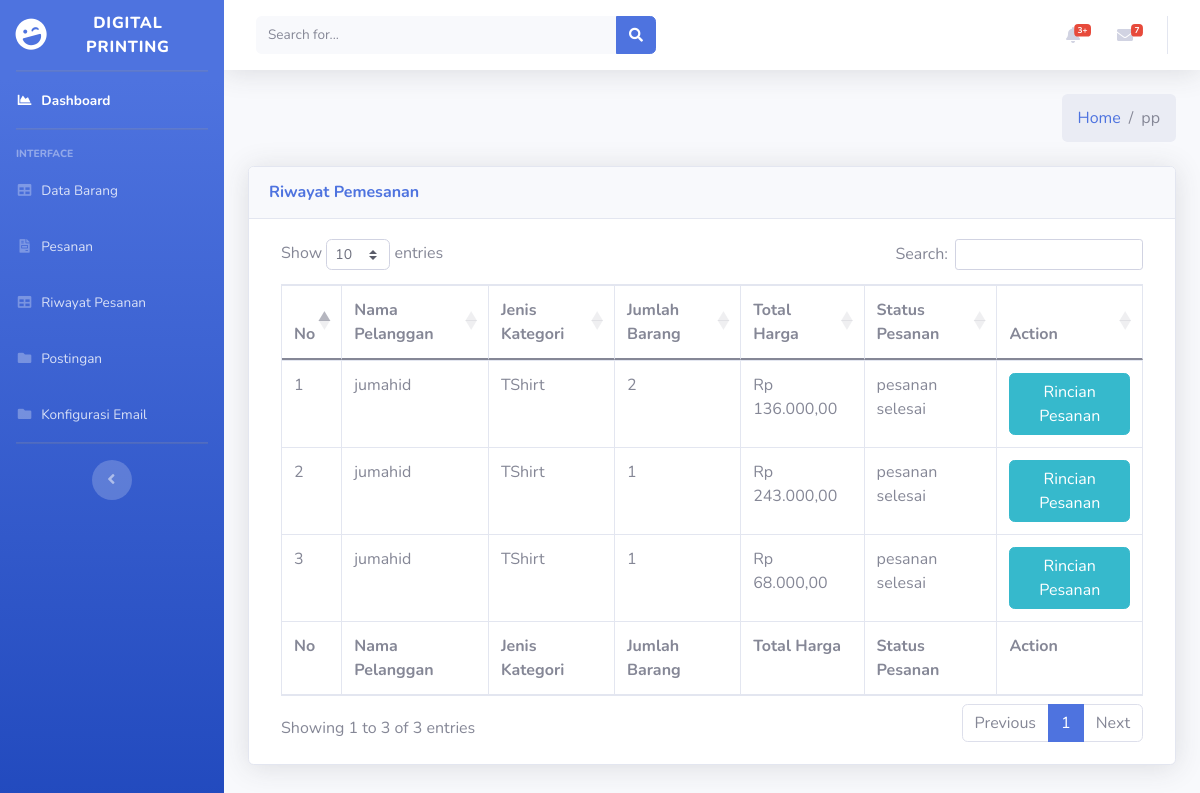
The app's page /index.php/admin/HistoriPesanan with its own data.
### tables this page shows
CREATE TABLE `pemesanan` (
  `id_pesanan` int(11) NOT NULL,
  `id_barang` int(11) NOT NULL,
  `id_kategori` int(11) NOT NULL,
  `ukuran_s` int(11) NOT NULL,
  `ukuran_m` int(11) NOT NULL,
  `ukuran_l` int(11) NOT NULL,
  `ukuran_xl` int(11) NOT NULL,
  `ukuran_xxl` int(11) NOT NULL,
  `ukuran_3xl` int(11) NOT NULL,
  `jumlah_barang` int(11) NOT NULL,
  `harga_paket` int(11) NOT NULL,
  `total_harga` int(250) NOT NULL,
  `status_pesanan` varchar(250) NOT NULL,
  `tanggal_checkout` date DEFAULT NULL,
  `desain_produk` varchar(250) NOT NULL,
  `id_user` int(11) NOT NULL,
  `id_bayar` int(11) DEFAULT NULL
);

CREATE TABLE `user` (
  `id_user` int(11) NOT NULL,
  `role_id` int(11) DEFAULT NULL,
  `fullname` varchar(255) DEFAULT NULL,
  `phonenumber` varchar(25) DEFAULT NULL,
  `username` varchar(255) NOT NULL,
  `email` varchar(255) NOT NULL,
  `password` varchar(255) NOT NULL,
  `alamat` varchar(255) NOT NULL,
  `created_at` varchar(255) NOT NULL,
  `status` int(11) NOT NULL
);

CREATE TABLE `kategori` (
  `id_kategori` int(11) NOT NULL,
  `nama_kategori` varchar(250) NOT NULL,
  `gambar_kategori` varchar(250) NOT NULL,
  `list_paket` varchar(250) NOT NULL,
  `mulai_harga` varchar(250) DEFAULT '0',
  `deskripsi` text
);

### application/controllers/Admin.php (called while the page is built, shortened)
<?php
class Admin extends CI_Controller
{
    public function __construct()
    {
        $this->load->model('Admin_model');
    }
    public function HistoriPesanan()
    {
        $data['title'] = 'Riwayat Pesanan';
        $data['admindata'] = $this->Admin_model->getAdmin();
        $data['pesanan'] = $this->Admin_model->getAllPesananHistory();
        $this->load->view('templates/header', $data);
        $this->load->view('templates/sidebar', $data);
        $this->load->view('admin/historiPesanan', $data);
        $this->load->view('templates/footer', $data);
    }
}

### index.php (called while the page is built, shortened)
<?php
require_once BASEPATH.'core/CodeIgniter.php';

### application/models/Admin_model.php (called while the page is built, shortened)
<?php
class Admin_model extends CI_model
{
    public function getAllPesananHistory()
    {
        $this->db->select('pemesanan.*,user.username,kategori.nama_kategori,pembayaran.nama_pemesan,pembayaran.jenis_bayar,pembayaran.bukti_bayar,pembayaran.bukti_dp, SUM(jumlah_barang) jmlBarang,SUM(total_bayar) total_bayar');
        $this->db->from('pembayaran');
        $this->db->join('pemesanan', 'pembayaran.id_bayar = pemesanan.id_bayar');
        $this->db->join('kategori', 'pemesanan.id_kategori = kategori.id_kategori');
        $this->db->join('user', 'user.id_user = pemesanan.id_user');
        $this->db->where('pemesanan.id_bayar !=', 0);
        $this->db->group_by('pemesanan.id_pesanan');
        return $this->db->get()->result_array();
    }
}

### application/views/admin/historiPesanan.php (the view, shortened to what this page needs)
<div class="content-wrapper">
    <div class="content-header">
        <div class="container-fluid">
            <div class="row mb-2">
                <div class="col-sm-6">
                </div>
                <div class="col-sm-6">
                    <ol class="breadcrumb float-sm-right">
                        <li class="breadcrumb-item"><a href="<?php echo base_url(
                            'Barang/index/'
                        ); ?>">Home</a></li>
                        <li class="breadcrumb-item active">pp</li>
                    </ol>
                </div>
            </div>
        </div>
    </div>
    <div class="content">
        <div class="container-fluid">
            <div class="card shadow mb-4">
                <div class="card-header py-3">
                    <h6 class="m-0 font-weight-bold text-primary">Riwayat Pemesanan</h6>
                </div>
                <div class="card-body">
                    <div class="table-responsive">
                        <div class="dataTables_wrapper dt-bootstrap4" id="dataTable_wrapper">
                            <div class="row">
                                <div class="col-sm-12"></div>
                                    <table id="example" class="table table-bordered dataTable" style="width:100%;">
                                        <thead>
                                            <tr>
                                                <th>No</th>
                                                <th>Nama Pelanggan</th>
                                                <th>Jenis Kategori</th>
                                                <th>Jumlah Barang</th>
                                                <th>Total Harga</th>
                                                <th>Status Pesanan</th>
                                                <th>Action</th>
                                            </tr>
                                        </thead>
                                        <tbody>
                                            <?php
                                            $no = 1;
                                            foreach ($pesanan as $a):
                                                if ($a['status_pesanan'] == "pesanan selesai" || $a['status_pesanan'] == 'dibatalkan') {
                                                $hasil_rupiah =
                                                    'Rp ' .
                                                    number_format($a['total_bayar'], 2, ',', '.'); ?>
                                            <tr>
                                                <td><?= $no++ ?></td>
                                                <td><?= $a['username'] ?></td>
                                                <td><?= $a['nama_kategori'] ?> </td>
                                                <td><?= $a['jmlBarang'] ?> </td>
                                                <td><?= $hasil_rupiah ?> </td>
                                                <td><?= $a['status_pesanan'] ?> </td>
                                                <td>
                                                    <center>
                                                        <a href="<?= base_url('admin/detailPesanan/') .
                                                            $a['id_pesanan'] ?>" class="btn btn-info">Rincian Pesanan</a>
                                                    </center>
                                                </td>
                                            </tr>
                                            <?php
                                            }
                                            endforeach;
                                            ?>
                                        </tbody>
                                        <tfoot>
                                            <tr>
                                                <th>No</th>
                                                <th>Nama Pelanggan</th>
                                                <th>Jenis Kategori</th>
                                                <th>Jumlah Barang</th>
                                                <th>Total Harga</th>
                                                <th>Status Pesanan</th>
                                                <th>Action</th>
                                            </tr>
                                        </tfoot>
                                    </table>
                                </div>
                            </div>
                        </div>
                    </div>
                </div>
            </div>
        </div>
    </div>
</div>

### records on screen
pemesanan: id_user.username "jumahid", id_kategori.nama_kategori "TShirt", jmlBarang "2", hasil_rupiah "Rp 136.000,00", status_pesanan "pesanan selesai"
pemesanan: id_user.username "jumahid", id_kategori.nama_kategori "TShirt", jmlBarang "1", hasil_rupiah "Rp 243.000,00", status_pesanan "pesanan selesai"
pemesanan: id_user.username "jumahid", id_kategori.nama_kategori "TShirt", jmlBarang "1", hasil_rupiah "Rp 68.000,00", status_pesanan "pesanan selesai"
